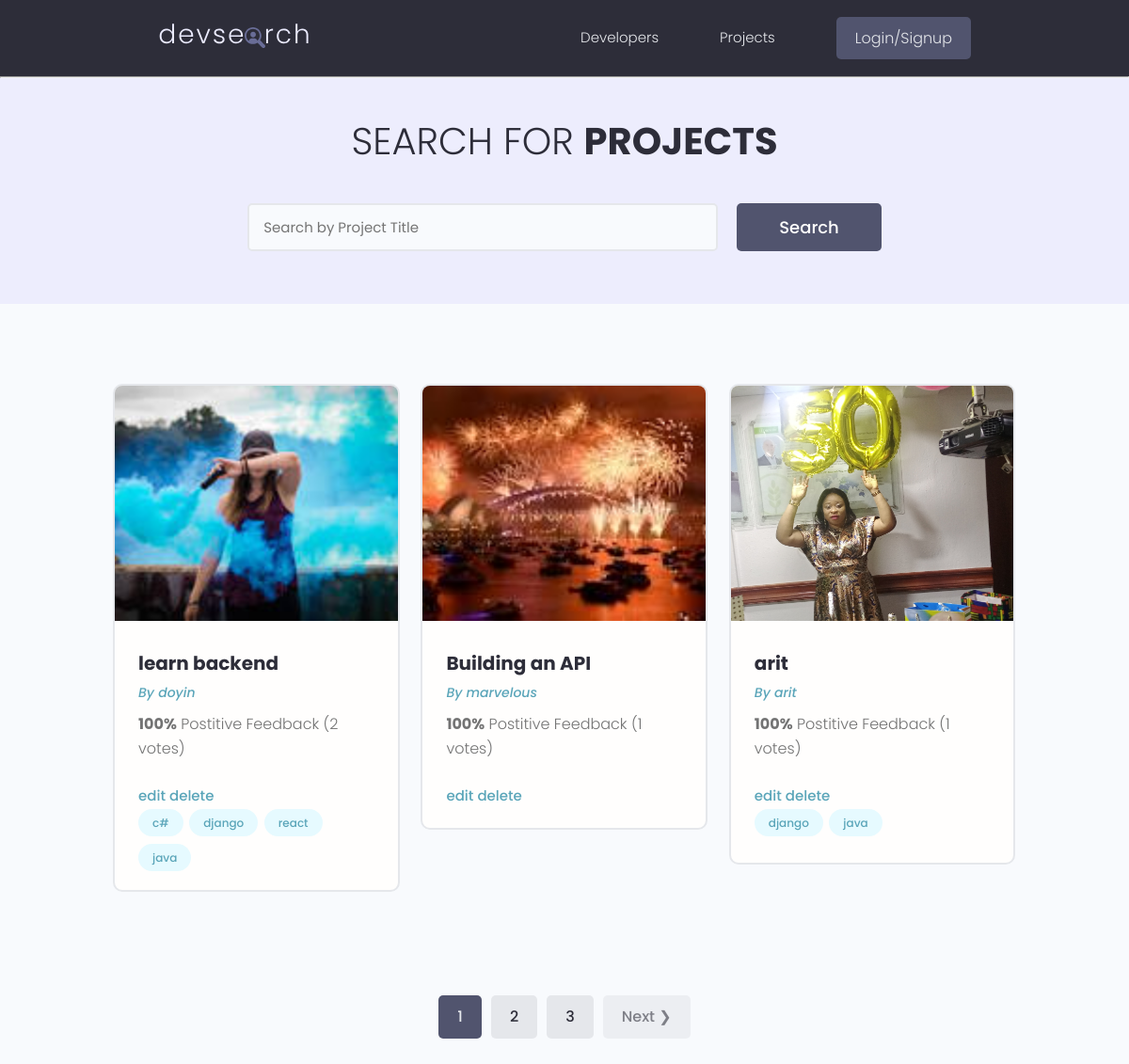
The app's page /base/ with its own data.
### base/models.py (models this page shows, shortened)
class Room (models.Model):
    owner = models.ForeignKey(Profile, null = True, blank =True , on_delete = models.CASCADE)
    name = models.CharField(max_length=200)
    featured_image = models.ImageField(null = True , blank = True , default= 'default.jpeg')
    about = models.TextField(null = True, blank = True)
    source_code = models.TextField(null = True, blank = True)
    tags = models.ManyToManyField('tag', blank = True ,)
    vote_total = models.IntegerField(default= 0 , null=True, blank = True)
    vote_ratio = models.IntegerField(default= 0 , null=True, blank = True)
    id = models.UUIDField(default = uuid.uuid4, editable= False , unique= True, primary_key=True)
    created = models.DateTimeField (auto_now_add= True)
    class Meta:
        ordering = ['-vote_ratio', '-vote_total','name']
    @property
    def ImageURL(self):
        try:
            url = self.featured_image.url
        except:
            url = settings.STATIC_URL +'images/default.jpeg'
        return url

class tag (models.Model):
     name = models.CharField(max_length=200)
     id = models.UUIDField(default = uuid.uuid4 ,unique= True, primary_key=True ,  editable= False)
     created = models.DateTimeField (auto_now_add= True)
     def __str__ (self):
        return self.name

### users/models.py (models this page shows, shortened)
class Profile(models.Model):
   user = models.OneToOneField(User ,  on_delete=models.CASCADE  )
   name =  models.CharField(max_length=250, blank = True , null = True)
   email = models.EmailField(max_length=500, blank= True, null= True)
   bio =  models.CharField(max_length=500, blank=True, null=True)
   description = models.TextField(blank = True, null = True)
   username = models.CharField( blank = True,  null = True , max_length=160)
   profile_pic = models.ImageField(upload_to='user_profile' , default='default.jpeg', null = True , blank = True)
   location = models.CharField(max_length= 150, blank = True, null = True)
   created = models.DateTimeField(auto_now_add=True)
   id = models.UUIDField(default = uuid.uuid4, editable= False , unique= True, primary_key=True)
   class Meta:
       ordering = ['created']

### base/views.py (the view)
# urls.py: path('', views.table, name="table" ),
def table (request) :
     room , search = searchprojects(request)
     room,pagerange,paginator = paginatepages(request,room,3)
     context = {'Room':room, 'search':search , 'paginator':paginator,'pagerange': pagerange}
     return render(request, 'base/table.html',context)

### base/utils.py (called while the page is built)
def searchprojects(request):
     search = ''
     if request.GET.get('search'):
          search = request.GET.get('search')
     tags = tag.objects.filter(name__iexact = search)
     room = Room.objects.distinct().filter(Q(name__icontains = search)|Q(owner__username__icontains = search)|Q(tags__in = tags))
     return (room ,search)

def paginatepages (request , room , rsults):
          page = request.GET.get('page')
          rsults =3
          paginator = Paginator(room,rsults)
          try:
             room = paginator.page(page)
          except PageNotAnInteger:
             page = 1
             room = paginator.page(page)
          except EmptyPage:
             page = paginator.num_pages
             room = paginator.page(page)
          room = paginator.page(page)
          leftindex = int(page)- 1
          rightindex =int( page) +4
          if leftindex<1:
              leftindex = 1
          if rightindex > paginator.num_pages:
              rightindex = paginator.num_pages +1
          pagerange = range(leftindex,rightindex)
          return(room,pagerange,paginator)

### base/templates/base/table.html (shortened to what this page needs)
{% extends 'main.html'%}
{% block content%}
<main class="projects">
    <section class="hero-section text-center">
      <div class="container container--narrow">
        <div class="hero-section__box">
          <h2>Search for <span>Projects</span></h2>
        </div>
        <div class="hero-section__search">
          <form class="form" action="{% url 'table'%}" method="get">
            <div class="form__field">
              <input class="input input--text" id="formInput#search" type="text" name="search"
               value="{{search}}" placeholder="Search by Project Title" />
            </div>
            <input class="btn btn--sub btn--lg" type="submit" value="Search" />
          </form>
        </div>
      </div>
    </section>
    <section class="projectsList">
      <div class="container">
        <div class="grid grid--three">
            {% for i in Room%}
          <div class="column">
            <div class="card project">
              <a href="{% url 'room' i.id%}" class="project">
                <img class="project__thumbnail" src="{{i.ImageURL}}" alt="project thumbnail" />
                <div class="card__body">
                  <h3 class="project__title">{{i.name}}</h3>
                  <p><a class="project__author" href="{% url 'room' i.id%}">By {{i.owner.username}}</a></p>
                  <p class="project--rating">
                    <span style="font-weight: bold;">{{i.vote_ratio}}%</span> Postitive
                    Feedback ({{i.vote_total}} votes)
                  </p>
                  <a href="{% url 'update' i.id %}">edit </a>
                  <a href="{% url 'delete' i.id %}">delete </a>
                  <div class="project__tags">
                    {% for tag in i.tags.all %}
                    <span class="tag tag--pill tag--main">
                      <small>{{tag}}</small>
                    </span>
                    {% endfor  %}
                  </div>
                </div>
              </a>
            </div>
          </div>
          {% endfor %}
        </div>
      </div>
    </section>
  </main>
{% include 'pagination.html' with queryset=Room customrange=pagerange%}
{% endblock content%}

### templates/main.html (shortened to what this page needs)
<!DOCTYPE html>
{% load static %}
<html lang="en">
<head>
    <link rel="stylesheet" href="{% static 'uikit/styles/uikit.css'%}" />
    <link rel="stylesheet" href="{% static 'styles/app.css'%}" />
    <link rel="stylesheet" href="https://unpkg.com/@highlightjs/cdn-assets@10.7.1/styles/default.min.css" />
    <link rel="stylesheet" href="https://unpkg.com/@highlightjs/cdn-assets@10.7.1/styles/night-owl.min.css" />
</head>
<body>
    {% include 'navbar.html'%}
    {% block content %}
    {% endblock content %}
</body>
</html>

### templates/navbar.html (shortened to what this page needs)
{% load static %}
<header class="header">
    <div class="container container--narrow">
        <a href="/"><img src="{% static 'images/logo.svg'%}" alt=""></a>
        <nav class="header__nav">
            <ul class="header__menu">
                <li class="header__menuItem"><a href="{% url 'profile' %}">Developers</a></li>
                <li class="header__menuItem"><a href="{% url 'table' %}">Projects</a></li>
                {% if request.user.is_authenticated %}
                <li class="header__menuItem"><a href="{% url 'account'%}">Account</a></li>
                <li class="header__menuItem"><a href="{% url 'inbox' %}">Inbox</a></li>
                <li class="header__menuItem"><a href="{% url 'logoutuser'%}" class= "btn btn--sub">Logout</a></li>
                {% else %}
                <li class="header__menuItem"><a href="{% url 'loginpage'%}" class= "btn btn--sub">Login/Signup</a></li>
                {% endif %}
            </ul>
        </nav>
    </div>
</header>
<hr>

### templates/pagination.html (shortened to what this page needs)
<div class="pagination">
    <ul class="container">
      {%for page in customrange %}
      {%if page == queryset.number %}
      <li><a href="?page={{page}}" class="btn btn--sub">{{page}}</a></li>
      {% else %}
      <li><a href="?page={{page}}" class="btn">{{page}}</a></li>
      {% endif %}
      {% endfor %}
      {%if queryset.has_next %}
      <li><a href="?page={{queryset.next_page_number}}" class="btn btn--disabled"> Next &#10095;</a></li>
      {% endif %}
    </ul>
  </div>

### static/styles/app.css (style rules this page uses)
:root { --color-sub: #2d2d39; }
.btn--sub { background-color: var(--color-sub-light); }
.card { border: 2px solid var(--color-light); }
img { width: 100%; }
.header { position: sticky; z-index: 111; background-color: var(--color-sub); padding: 1.5rem 0; }
.header > .container { display: flex; justify-content: space-between; align-items: center; }
.header__nav > ul { display: inline-flex; align-items: center; list-style: none; gap: 6.5rem; }
.header__menuItem > a { color: var(--color-light); font-weight: 300; }
.hero-section { height: 40vh; display: flex; align-items: center; background-color: var(--color-sub); }
.hero-section__box { margin-bottom: 4rem; }
.hero-section__box > h2, .hero-section__box > h2 > span { font-size: 4rem; color: var(--color-light); line-height: 1.3; text-transform: uppercase; }
.hero-section__box > h2 { font-weight: 300; }
.hero-section__box > h2 > span { font-weight: 700; }
.hero-section__search > .form { display: flex; align-items: center; justify-content: center; gap: 2rem; }
.hero-section__search > .form input.input--text { width: 50rem; }
.pagination { margin-top: 8rem; margin-bottom: 10rem; }
.pagination > ul { flex-wrap: wrap; list-style: none; display: flex; align-items: center; justify-content: center; gap: 1rem; }
.pagination .btn { color: var(--color-sub); }
.pagination .btn.btn--sub { color: var(--color-light); }
.project__author { font-size: 1.4rem; font-style: italic; }
.project--rating { margin-bottom: 1.6em; margin-top: .5em; }
.projects > .hero-section { background: var(--color-sub-lighter); height: 30vh; }
.projects .hero-section__box { margin-bottom: 2.5rem; }
.projects .hero-section__box > h2 { color: var(--color-sub); }
.projects .hero-section__box > h2 > span { font-weight: 700; color: var(--color-sub); }
.projectsList { margin-top: 8rem; }
.project__thumbnail { height: 25rem; object-fit: cover; object-position: top center; }
.project__title { font-size: 2rem; font-weight: 700; color: var(--color-sub); }

### static/uikit/styles/modules/_variables.css (style rules this page uses)
:root { --color-main: #5aa5b9; --color-main-light: #e6faff; --color-sub: #3f4156; --color-sub-light: #51546e; --color-sub-lighter: #ededfd; --color-text: #737373; --color-gray: #8b8b8b; --color-light: #e5e7eb; --color-light-gray: #767676; --color-bg: #f8fafd; --color-white: #fffefd; --color-white-light: #f3f3f3; --color-success: #359e64; --color-success-bg: #def8e8; --color-error: #fc4b0b; --color-error-bg: #fff2ee; --font-base: 'Poppins', arial, helvetica, 'Segoe UI', roboto, ubuntu, sans-serif; --font-monospace: 'Fira Code', 'Courier New', courier, monospace; --font-regular: 300; --font-medium: 500; --font-bold: 700; --generic-shadow: 1px 1px 5px #00000010; --generic-transition: all 0.3s ease-in-out; }

### static/uikit/styles/modules/_base.css (style rules this page uses)
* { margin: 0; padding: 0; box-sizing: border-box; text-rendering: optimizeLegibility; color: inherit; font-size: inherit; }
html { font-size: 50%; }
@media only screen and (min-width: 480px) { html { font-size: 56.25%; } }
@media only screen and (min-width: 1200px) { html { font-size: 62.5%; } }
body { line-height: 1.6; font-weight: 400; font-size: 1.5rem; color: var(--color-text); background-color: var(--color-bg); min-height: 100vh; }

### static/uikit/styles/modules/_typography.css (style rules this page uses)
* { font-family: var(--font-base); }
h2 { font-size: 3.6rem; font-weight: var(--font-bold); }
h3 { font-size: 3.2rem; font-weight: var(--font-medium); }
p, span, strong { font-size: 1.6rem; color: var(--color-text); font-weight: var(--font-regular); }
a { padding-bottom: 2px; text-decoration: none; display: inline-block; color: var(--color-main); font-weight: var(--font-medium); }

### static/uikit/styles/modules/_utilities.css (style rules this page uses)
.container { width: 92%; max-width: 165rem; margin: 0 auto; box-sizing: border-box; }
.container--narrow { width: 92%; max-width: 120rem; }
@media screen and (min-width: 1000px) { .container { width: 90%; } }
@media screen and (min-width: 1000px) { .container--narrow { width: 85%; } }
@media screen and (min-width: 1200px) { .container { width: 80%; } }
@media screen and (min-width: 1200px) { .container--narrow { width: 72%; } }
.text-center { text-align: center; }

### static/uikit/styles/modules/_card.css (style rules this page uses)
.card { border-radius: 1rem; background-color: var(--color-white); border: 1.5px solid var(--color-light); width: auto; height: auto; margin-top: 0.5rem; margin-bottom: 0.5rem; overflow: hidden; }
.card__body, .card__header { padding: 2rem 2.5rem; }

### records on screen
Room: ImageURL (picture), name "learn backend", owner.username "doyin", vote_ratio "100", vote_total "2"
tag: name "c#"
tag: name "django"
tag: name "react"
tag: name "java"
Room: ImageURL (picture), name "Building an API", owner.username "marvelous", vote_ratio "100", vote_total "1"
Room: ImageURL (picture), name "arit", owner.username "arit", vote_ratio "100", vote_total "1"

### other values on screen
{{ page }} "1"
{{ page }} "2" "3"
